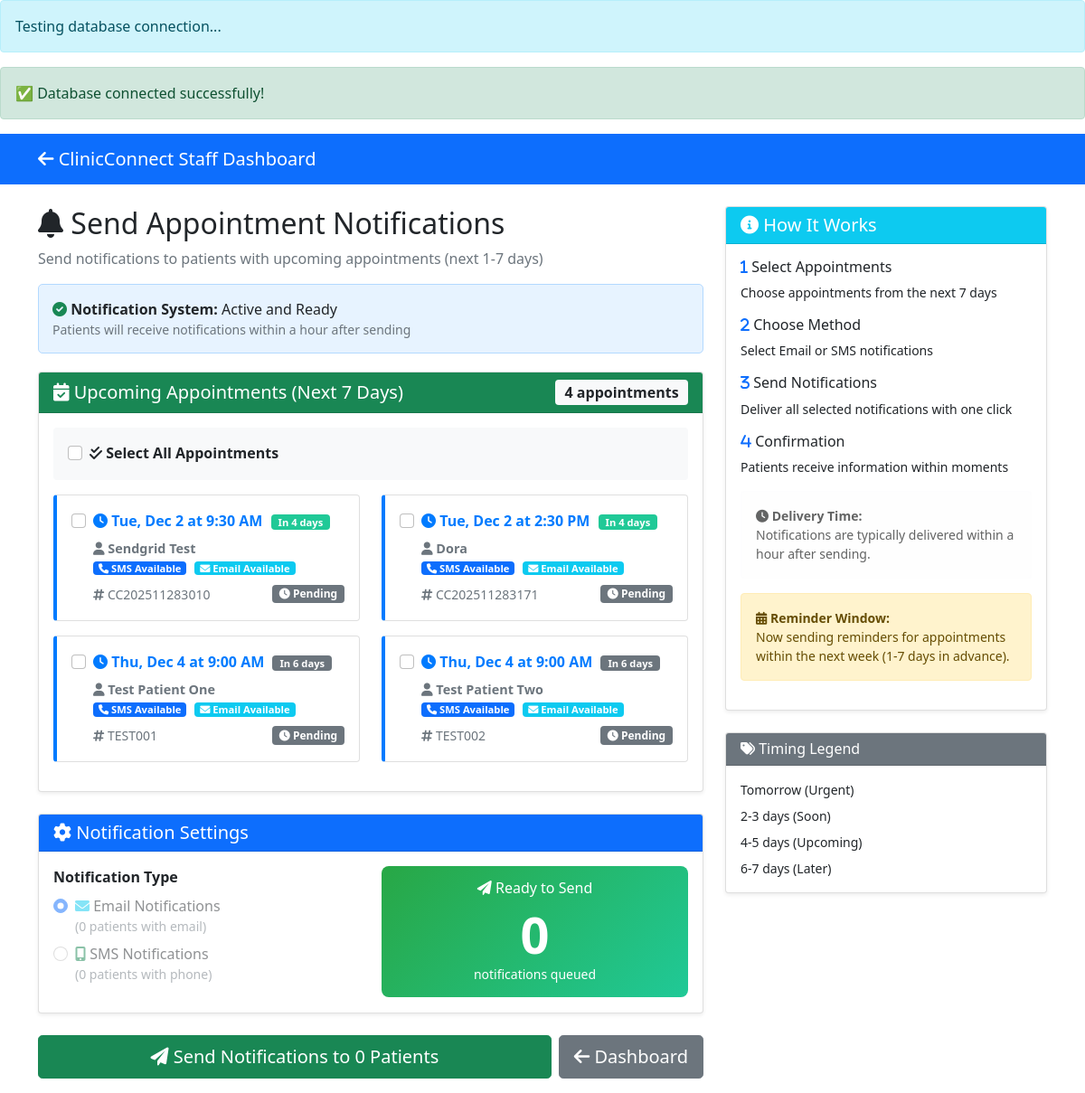
/admindashboard/reminders.php, run on an earlier commit of the app's database.
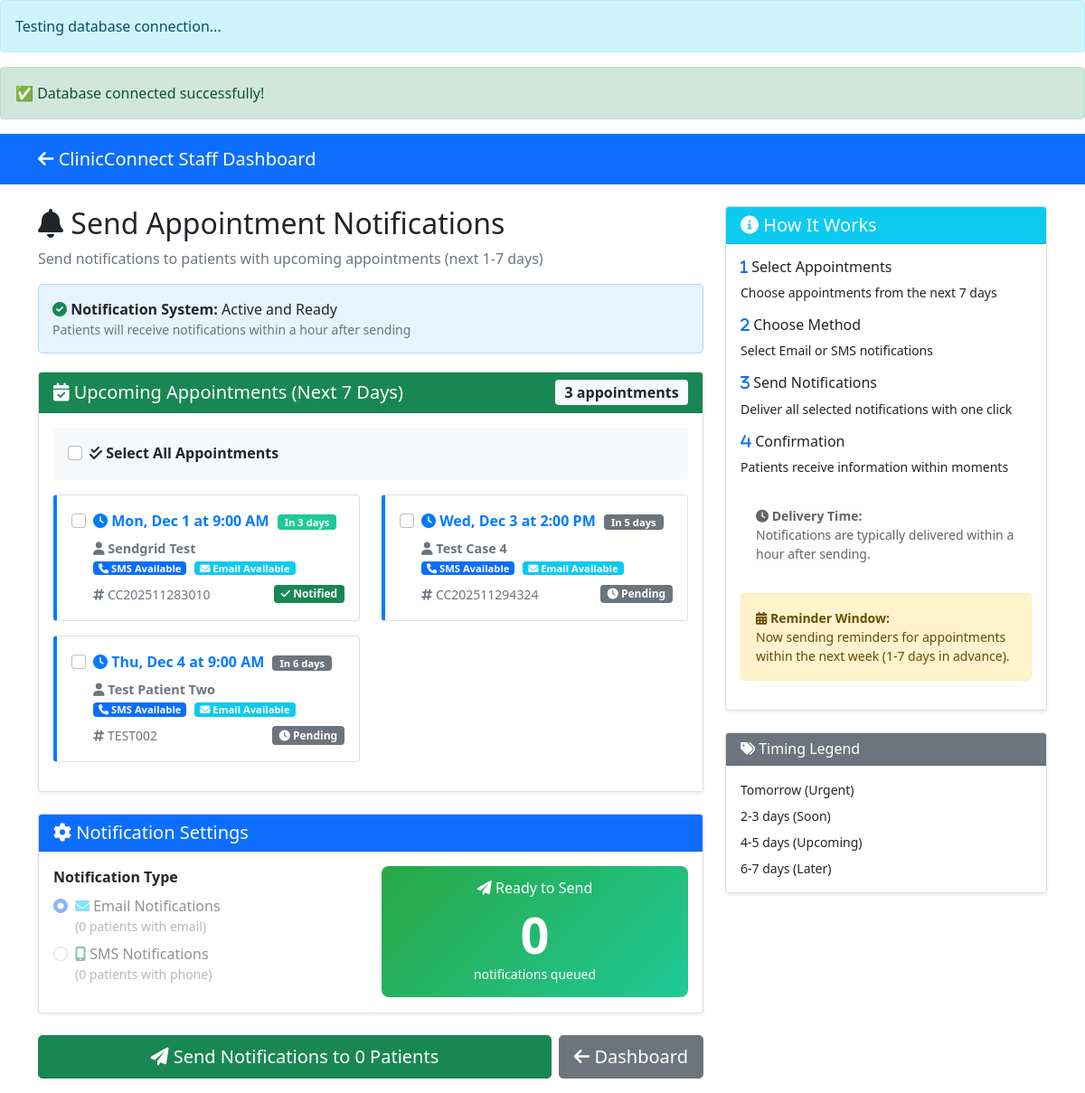
And on a later commit of the database.
### tables this page shows
CREATE TABLE `appointments` (
  `id` int(11) NOT NULL,
  `patient_name` varchar(255) NOT NULL,
  `patient_email` varchar(255) DEFAULT NULL,
  `patient_phone` varchar(20) DEFAULT NULL,
  `appointment_date` date NOT NULL,
  `appointment_time` time NOT NULL,
  `reason` text DEFAULT NULL,
  `status` varchar(20) DEFAULT 'booked',
  `booking_reference` varchar(50) DEFAULT NULL,
  `created_at` timestamp NOT NULL DEFAULT current_timestamp(),
  `reminder_sent` tinyint(1) DEFAULT 0,
  `reminder_sent_at` datetime DEFAULT NULL
);

### admindashboard/reminders.php (the view, shortened to what the changed rows need)
<?php
include __DIR__ . '/../includes/config.php';
$stmt = $pdo->prepare("
    SELECT a.*,
           CONCAT(a.appointment_date, ' ', a.appointment_time) as appointment_datetime
    FROM appointments a
    WHERE a.status = 'booked'
    AND CONCAT(a.appointment_date, ' ', a.appointment_time) BETWEEN
        DATE_ADD(NOW(), INTERVAL 1 DAY) AND DATE_ADD(NOW(), INTERVAL 7 DAY)
    ORDER BY a.appointment_date, a.appointment_time
");
$stmt->execute();
$upcoming_appointments = $stmt->fetchAll();
?>
<!DOCTYPE html>
<html lang="en">
<head>
    <link href="https://cdn.jsdelivr.net/npm/bootstrap@5.1.3/dist/css/bootstrap.min.css" rel="stylesheet">
    <link rel="stylesheet" href="https://cdnjs.cloudflare.com/ajax/libs/font-awesome/6.0.0/css/all.min.css">
</head>
<body>
    <div class="container mt-4">
        <div class="row">
            <div class="col-md-8">
                <h2><i class="fas fa-bell"></i> Send Appointment Notifications</h2>
                <form method="POST" id="remindersForm">
                    <div class="card shadow-sm">
                        <div class="card-header bg-success text-white">
                            <div class="d-flex justify-content-between align-items-center">
                                <div>
                                    <span class="badge bg-light text-dark fs-6">
                                        <?= count($upcoming_appointments); ?> appointments
                                    </span>
                                </div>
                            </div>
                        </div>
                        <div class="card-body">
                            <?php if (count($upcoming_appointments) > 0): ?>
                                <div class="row">
                                    <?php foreach ($upcoming_appointments as $appointment):
                                        $appointment_datetime = strtotime($appointment['appointment_date'] . ' ' . $appointment['appointment_time']);
                                        $current_datetime = time();
                                        $days_until = ceil(($appointment_datetime - $current_datetime) / (60 * 60 * 24));
                                        if ($days_until <= 1) {
                                            $badge_class = 'urgent';
                                            $days_text = 'Tomorrow';
                                        } elseif ($days_until <= 2) {
                                            $badge_class = 'soon';
                                            $days_text = 'In ' . $days_until . ' days';
                                        } elseif ($days_until <= 4) {
                                            $badge_class = 'upcoming';
                                            $days_text = 'In ' . $days_until . ' days';
                                        } else {
                                            $badge_class = 'later';
                                            $days_text = 'In ' . $days_until . ' days';
                                        }
                                    ?>
                                    <div class="col-md-6 mb-3">
                                        <div class="card reminder-card h-100">
                                            <div class="card-body">
                                                <div class="form-check h-100">
                                                    <input class="form-check-input appointment-checkbox"
                                                           type="checkbox"
                                                           name="selected_appointments[]"
                                                           value="<?= $appointment['id']; ?>"
                                                           id="appointment_<?= $appointment['id']; ?>"
                                                           data-email="<?= htmlspecialchars($appointment['patient_email']); ?>"
                                                           data-phone="<?= htmlspecialchars($appointment['patient_phone']); ?>">
                                                    <label class="form-check-label w-100" for="appointment_<?= $appointment['id']; ?>">
                                                        <div class="appointment-time mb-2">
                                                            <i class="fas fa-clock"></i>
                                                            <?= date('D, M j', strtotime($appointment['appointment_date'])); ?>
                                                            at <?= date('g:i A', strtotime($appointment['appointment_time'])); ?>
                                                            <span class="badge <?= $badge_class ?> days-badge"><?= $days_text ?></span>
                                                        </div>
                                                        <div class="patient-info mb-2">
                                                            <strong>
                                                                <i class="fas fa-user"></i>
                                                                <?= htmlspecialchars($appointment['patient_name']); ?>
                                                            </strong>
                                                            <br>
                                                            <?php if (!empty($appointment['patient_phone'])): ?>
                                                                <span class="badge bg-primary contact-badge">
                                                                    <i class="fas fa-phone"></i> SMS Available
                                                                </span>
                                                            <?php endif; ?>
                                                            <?php if (!empty($appointment['patient_email'])): ?>
                                                                <span class="badge bg-info contact-badge">
                                                                    <i class="fas fa-envelope"></i> Email Available
                                                                </span>
                                                            <?php endif; ?>
                                                        </div>
                                                        <div class="d-flex justify-content-between align-items-center">
                                                            <small class="text-muted">
                                                                <i class="fas fa-hashtag"></i>
                                                                <?= $appointment['booking_reference']; ?>
                                                            </small>
                                                            <?php if ($appointment['reminder_sent']): ?>
                                                                <span class="badge bg-success">
                                                                    <i class="fas fa-check"></i> Notified
                                                                </span>
                                                            <?php else: ?>
                                                                <span class="badge bg-secondary">
                                                                    <i class="fas fa-clock"></i> Pending
                                                                </span>
                                                            <?php endif; ?>
                                                        </div>
                                                    </label>
                                                </div>
                                            </div>
                                        </div>
                                    </div>
                                    <?php endforeach; ?>
                                </div>
                            <?php endif; ?>
                        </div>
                    </div>
                </form>
            </div>
        </div>
    </div>
</body>
</html>

What changed in the data, as far as the page shows it:
no longer on this page (row edited): appointments: appointment_date "Tue, Dec 2", appointment_time "2:30 PM", days_text "In 4 days", patient_name "Dora", patient_phone "1234567789" (drawn), patient_email "dora@gmail.com" (drawn), booking_reference "CC202511283171", reminder_sent 0 (drawn)
no longer on this page (row edited): appointments: appointment_date "Thu, Dec 4", appointment_time "9:00 AM", days_text "In 6 days", patient_name "Test Patient One", patient_phone "876-555-0101" (drawn), patient_email "test1@email.com" (drawn), booking_reference "TEST001", reminder_sent 0 (drawn)
changed appointments "Sendgrid Test": appointment_date "Tue, Dec 2" → "Mon, Dec 1"; appointment_time "9:30 AM" → "9:00 AM"; days_text "In 4 days" → "In 3 days"; reminder_sent "Pending" → "Notified"
added appointments: appointment_date "Wed, Dec 3", appointment_time "2:00 PM", days_text "In 5 days", patient_name "Test Case 4", patient_phone "1234567789" (drawn), patient_email "test@gmail.com" (drawn), booking_reference "CC202511294324", reminder_sent 0 (drawn)
Also different on the page:
count($upcoming_appointments): "4" → "3"
